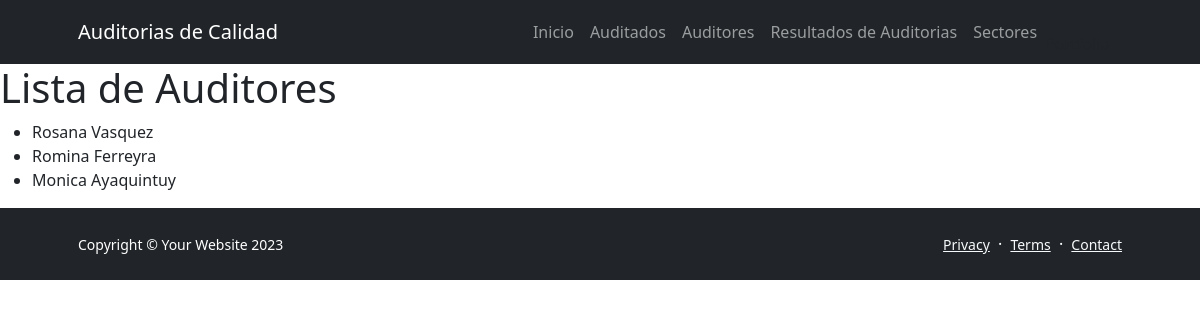
The app's page /AppAuditoria/auditores/ with its own data.
### AppAuditoria/models.py (models this page shows, shortened)
class Auditor(models.Model):
    nombre = models.CharField(max_length=100)
    apellido = models.CharField(max_length=100)
    email = models.EmailField()

### AppAuditoria/views.py (the view)
# urls.py: path('auditores/', views.listar_auditores, name='lista_auditores'),
def listar_auditores(request):
    auditores = Auditor.objects.all()
    return render(request, 'appauditoria/lista_auditores.html', {'auditores': auditores})

### AppAuditoria/templates/AppAuditoria/lista_auditores.html (shortened to what this page needs)
<!DOCTYPE html>
{% extends 'AppAuditoria/base.html' %}
{% load static %}
{% block section1 %}
<html>
<head>
</head>
<body>
    <h1>Lista de Auditores</h1>
    <ul>
        {% for auditor in auditores %}
            <li>{{ auditor.nombre }} {{ auditor.apellido }}</li>
        {% endfor %}
    </ul>
</body>
</html>
{% endblock %}

### records on screen
Auditor: nombre "Rosana", apellido "Vasquez"
Auditor: nombre "Romina", apellido "Ferreyra"
Auditor: nombre "Monica", apellido "Ayaquintuy"
